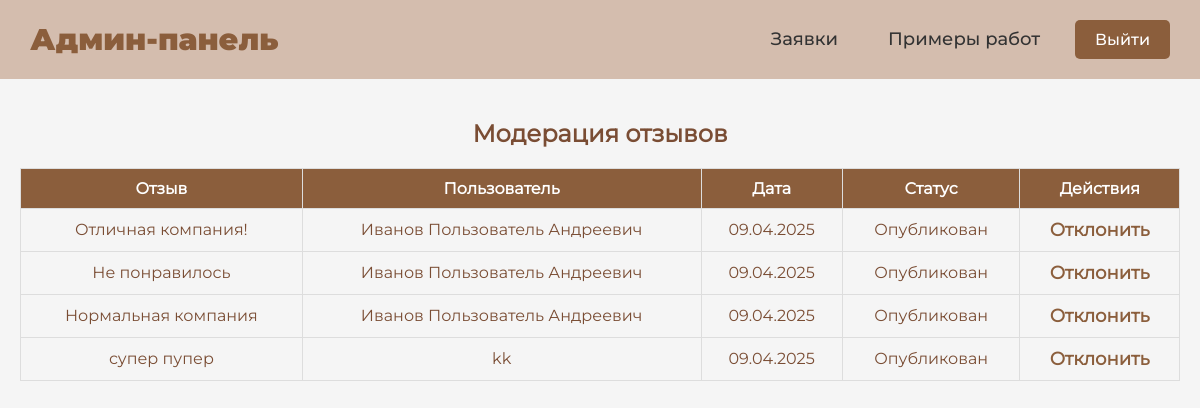
Page /manage_feedbacks.php (signed in) on the committed database.
### tables this page shows
CREATE TABLE `feedbacks` (
  `id` int NOT NULL,
  `user` int NOT NULL,
  `datetime` timestamp NOT NULL,
  `title` varchar(255) NOT NULL,
  `description` text NOT NULL,
  `status` int NOT NULL
);

CREATE TABLE `users` (
  `id` int NOT NULL,
  `login` varchar(255) NOT NULL,
  `password` varchar(255) NOT NULL,
  `role` int NOT NULL,
  `full_name` varchar(255) NOT NULL,
  `phone` varchar(15) NOT NULL,
  `email` varchar(50) NOT NULL
);

CREATE TABLE `statuses` (
  `id` int NOT NULL,
  `title` varchar(255) NOT NULL
);

### manage_feedbacks.php (the view, shortened to what this page needs)
<?php
include 'config.php';
$query = "SELECT feedbacks.*, users.full_name, statuses.title AS status_title
          FROM feedbacks
          JOIN users ON feedbacks.user = users.id
          JOIN statuses ON feedbacks.status = statuses.id
          ORDER BY feedbacks.datetime DESC";
$result = mysqli_query($conn, $query);
if (mysqli_num_rows($result) == 0) {
    $no_feedbacks = true;
} else {
    $no_feedbacks = false;
}
?>
<!DOCTYPE html>
<html lang="ru">
<head>
    <link rel="stylesheet" href="styles/admin_style.css">
</head>
<body>
    <header>
        <h1><a href="admin_panel.php">Админ-панель</a></h1>
        <nav>
            <a href="admin_panel.php">Заявки</a>
            <a href="manage_examples.php">Примеры работ</a>
            <a href="logout.php" class="logout-button">Выйти</a>
        </nav>
    </header>
    <div class="content">
        <h2>Модерация отзывов</h2>
        <?php if ($no_feedbacks): ?>
            <p>Нет отзывов</p>
        <?php else: ?>
            <table>
                <tr>
                    <th>Отзыв</th>
                    <th>Пользователь</th>
                    <th>Дата</th>
                    <th>Статус</th>
                    <th>Действия</th>
                </tr>
                <?php while ($row = mysqli_fetch_assoc($result)): ?>
                    <tr>
                        <td><?php echo htmlspecialchars($row['title']); ?></td>
                        <td><?php echo htmlspecialchars($row['full_name']); ?></td>
                        <td><?php echo date('d.m.Y', strtotime($row['datetime'])); ?></td>
                        <td><?php echo htmlspecialchars($row['status_title']); ?></td>
                        <td>
                            <?php if ($row['status'] == 7):  ?>
                                <a href="approve_feedback.php?id=<?php echo $row['id']; ?>">Опубликовать</a> |
                                <a href="reject_feedback.php?id=<?php echo $row['id']; ?>">Отклонить</a>
                            <?php elseif ($row['status'] == 1):  ?>
                                <a href="reject_feedback.php?id=<?php echo $row['id']; ?>">Отклонить</a>
                            <?php elseif ($row['status'] == 2):  ?>
                                <a href="approve_feedback.php?id=<?php echo $row['id']; ?>">Опубликовать</a>
                            <?php endif; ?>
                        </td>
                    </tr>
                <?php endwhile; ?>
            </table>
        <?php endif; ?>
    </div>
</body>
</html>

### styles/admin_style.css (style rules this page uses)
body { font-family: 'Montserrat-Regular', Arial, sans-serif; background-color: #f5f5f5; margin: 0; padding: 0; }
header { background-color: #d4bdae; padding: 20px 30px; display: flex; justify-content: space-between; align-items: center; }
header h1 { margin: 0; font-size: 30px; color: #8b5e3c; font-family: 'Montserrat-Black', Arial, sans-serif; }
header h1 a { text-decoration: none; color: #8b5e3c; font-family: 'Montserrat-Black', Arial, sans-serif; font-size: 30px; }
nav { display: flex; gap: 20px; }
nav a { font-size: 18px; color: #333; text-decoration: none; padding: 8px 15px; border-radius: 5px; font-family: 'Montserrat-Medium', Arial, sans-serif; }
.logout-button { background-color: #8b5e3c; padding: 10px 20px; color: white; text-decoration: none; border-radius: 5px; font-size: 16px; }
.content { padding: 20px; text-align: center; }
.content h2 { font-size: 24px; color: #7a4d34; }
.content { padding: 20px; text-align: center; color: #7a4d34; }
.content a { font-size: 18px; text-decoration: none; }
table { width: 100%; border-collapse: collapse; margin-top: 20px; }
table th, table td { padding: 10px; border: 1px solid #ddd; text-align: center; }
table th { background-color: #8b5e3c; color: white; }
table td a { text-decoration: none; color: #8b5e3c; font-weight: bold; }

### rows in the picture
feedbacks: title "Отличная компания!", user.full_name "Иванов Пользователь Андреевич", datetime "09.04.2025", status.title "Опубликован"
feedbacks: title "Не понравилось", user.full_name "Иванов Пользователь Андреевич", datetime "09.04.2025", status.title "Опубликован"
feedbacks: title "Нормальная компания", user.full_name "Иванов Пользователь Андреевич", datetime "09.04.2025", status.title "Опубликован"
feedbacks: title "супер пупер", user.full_name "kk", datetime "09.04.2025", status.title "Опубликован"
